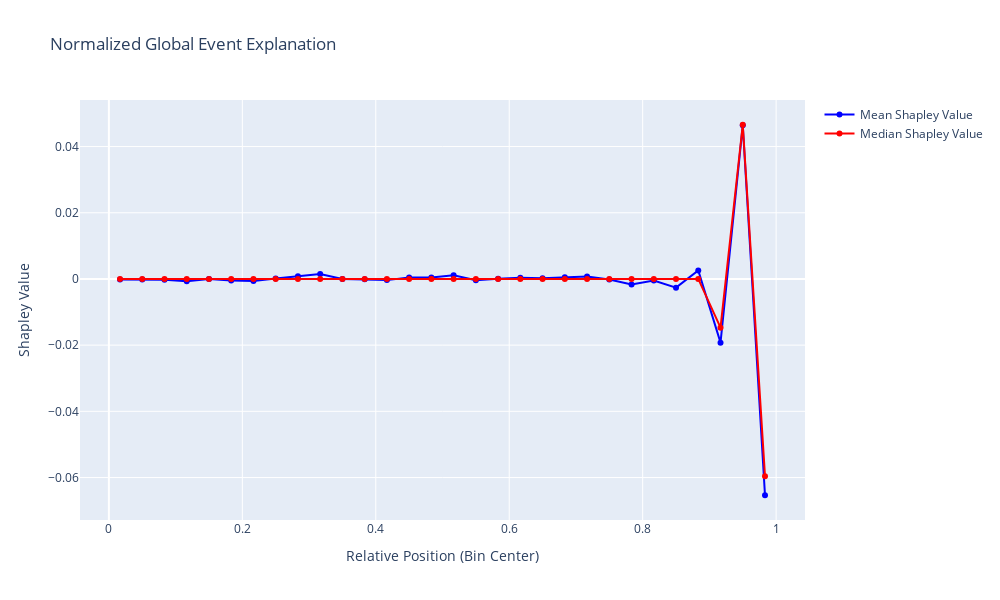

This figure's notebook cell:
### Code cell
global_event_chart = plot_event_explanation(event_data_bin, relative=True)
global_event_chart.show()

### Figure 1 — Plotly figure (JSON) as saved in the notebook; plotly's stock layout.template omitted (floating-point values rounded to 4 significant figures)
{"data": [{"line": {"color": "blue"}, "marker": {"color": "blue"}, "mode": "lines+markers", "name": "Mean Shapley Value", "type": "scatter", "x": [0.01667, 0.05, 0.08333, 0.1167, 0.15, 0.1833, 0.2167, 0.25, 0.2833, 0.3167, 0.35, 0.3833, 0.4167, 0.45, 0.4833, 0.5167, 0.55, 0.5833, 0.6167, 0.65, 0.6833, 0.7167, 0.75, 0.7833, 0.8167, 0.85, 0.8833, 0.9167, 0.95, 0.9833], "y": [-0.0001834, -0.000135, -0.0002061, -0.0006731, -2.082e-07, -0.0004566, -0.0006227, 0.0001014, 0.0008069, 0.001459, -1.097e-05, -7.224e-05, -0.0003558, 0.000454, 0.0004113, 0.001114, -0.0004047, 5.424e-05, 0.0003872, 0.0002306, 0.0004965, 0.0007357, -0.0001487, -0.00168, -0.0004474, -0.002622, 0.002548, -0.01925, 0.04641, -0.06535]}, {"line": {"color": "red"}, "marker": {"color": "red"}, "mode": "lines+markers", "name": "Median Shapley Value", "type": "scatter", "x": [0.01667, 0.05, 0.08333, 0.1167, 0.15, 0.1833, 0.2167, 0.25, 0.2833, 0.3167, 0.35, 0.3833, 0.4167, 0.45, 0.4833, 0.5167, 0.55, 0.5833, 0.6167, 0.65, 0.6833, 0.7167, 0.75, 0.7833, 0.8167, 0.85, 0.8833, 0.9167, 0.95, 0.9833], "y": [0.0, 0.0, 0.0, 0.0, 0.0, 0.0, 0.0, 0.0, 0.0, 0.0, 0.0, 0.0, 0.0, 0.0, 0.0, 0.0, 0.0, 0.0, 0.0, 0.0, 0.0, 0.0, 0.0, 0.0, 0.0, 0.0, 0.0, -0.01472, 0.04659, -0.05958]}], "layout": {"height": 600, "title": {"text": "Normalized Global Event Explanation"}, "width": 1000, "xaxis": {"title": {"text": "Relative Position (Bin Center)"}}, "yaxis": {"title": {"text": "Shapley Value"}}}}
